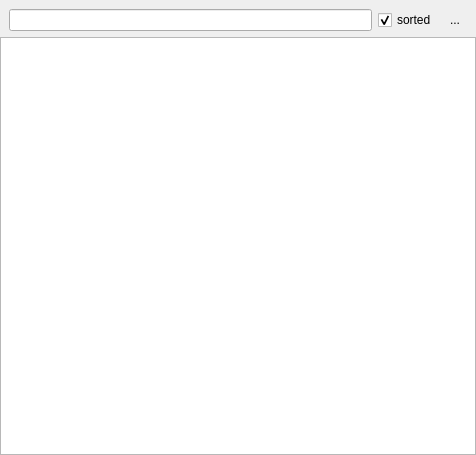
<?xml version="1.0" encoding="UTF-8"?>
<ui version="4.0">
 <class>IdeMethodBrowserDialog</class>
 <widget class="QDialog" name="IdeMethodBrowserDialog">
  <property name="geometry">
   <rect>
    <x>0</x>
    <y>0</y>
    <width>476</width>
    <height>455</height>
   </rect>
  </property>
  <property name="windowTitle">
   <string>Ide Method Browser Dialog</string>
  </property>
  <layout class="QGridLayout" name="gridLayout">
   <property name="margin">
    <number>0</number>
   </property>
   <item row="0" column="0">
    <layout class="QHBoxLayout" name="horizontalLayout">
     <property name="leftMargin">
      <number>9</number>
     </property>
     <property name="topMargin">
      <number>9</number>
     </property>
     <property name="rightMargin">
      <number>9</number>
     </property>
     <item>
      <widget class="QLineEdit" name="uiSearchTXT">
       <property name="toolTip">
        <string>Search Methods</string>
       </property>
      </widget>
     </item>
     <item>
      <widget class="QCheckBox" name="uiSortedCHK">
       <property name="text">
        <string>sorted</string>
       </property>
       <property name="checked">
        <bool>true</bool>
       </property>
      </widget>
     </item>
     <item>
      <widget class="QToolButton" name="uiRefreshBTN">
       <property name="toolTip">
        <string>Refresh Contents</string>
       </property>
       <property name="text">
        <string>...</string>
       </property>
       <property name="autoRaise">
        <bool>true</bool>
       </property>
      </widget>
     </item>
    </layout>
   </item>
   <item row="1" column="0">
    <widget class="QTreeWidget" name="uiMethodTREE">
     <property name="alternatingRowColors">
      <bool>true</bool>
     </property>
     <property name="sortingEnabled">
      <bool>true</bool>
     </property>
     <property name="expandsOnDoubleClick">
      <bool>false</bool>
     </property>
     <attribute name="headerVisible">
      <bool>false</bool>
     </attribute>
     <attribute name="headerStretchLastSection">
      <bool>false</bool>
     </attribute>
     <column>
      <property name="text">
       <string>Method</string>
      </property>
     </column>
     <column>
      <property name="text">
       <string>Line</string>
      </property>
     </column>
    </widget>
   </item>
  </layout>
 </widget>
 <resources/>
 <connections/>
</ui>
